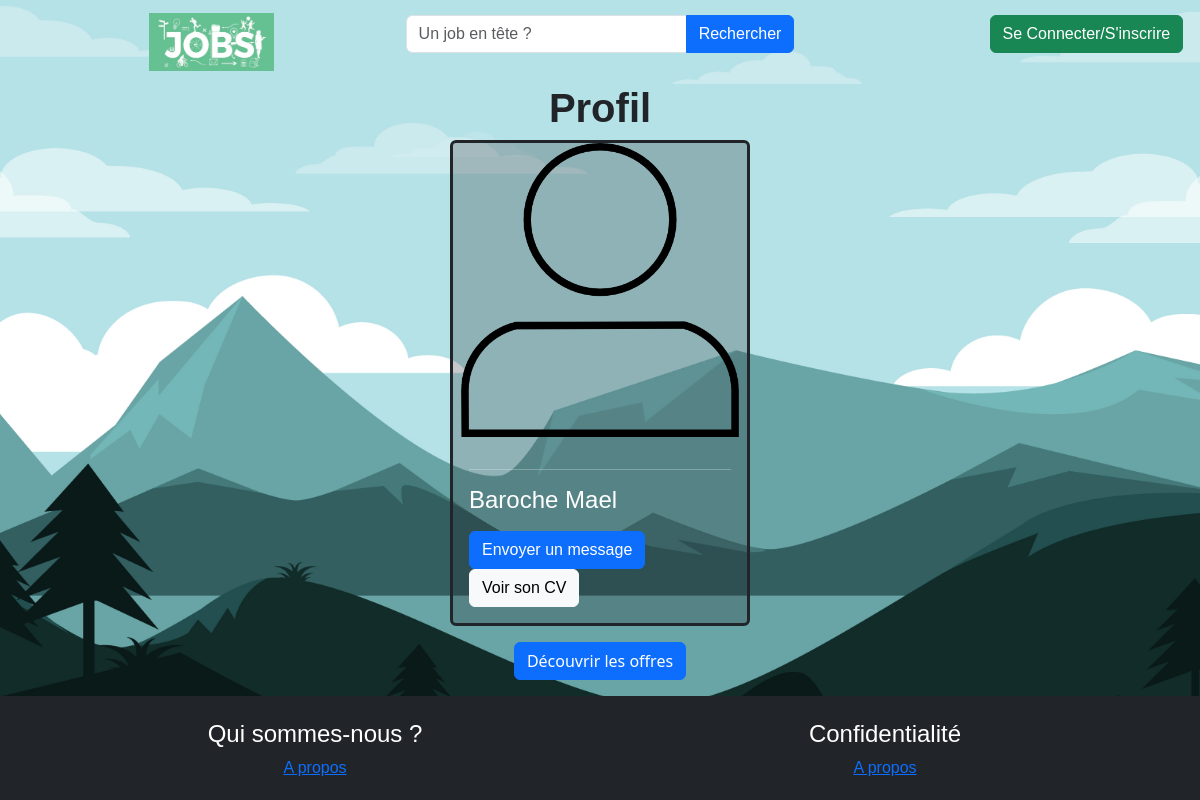
The app's page /controleur/unEtuds.php?idOffre=1, older data.
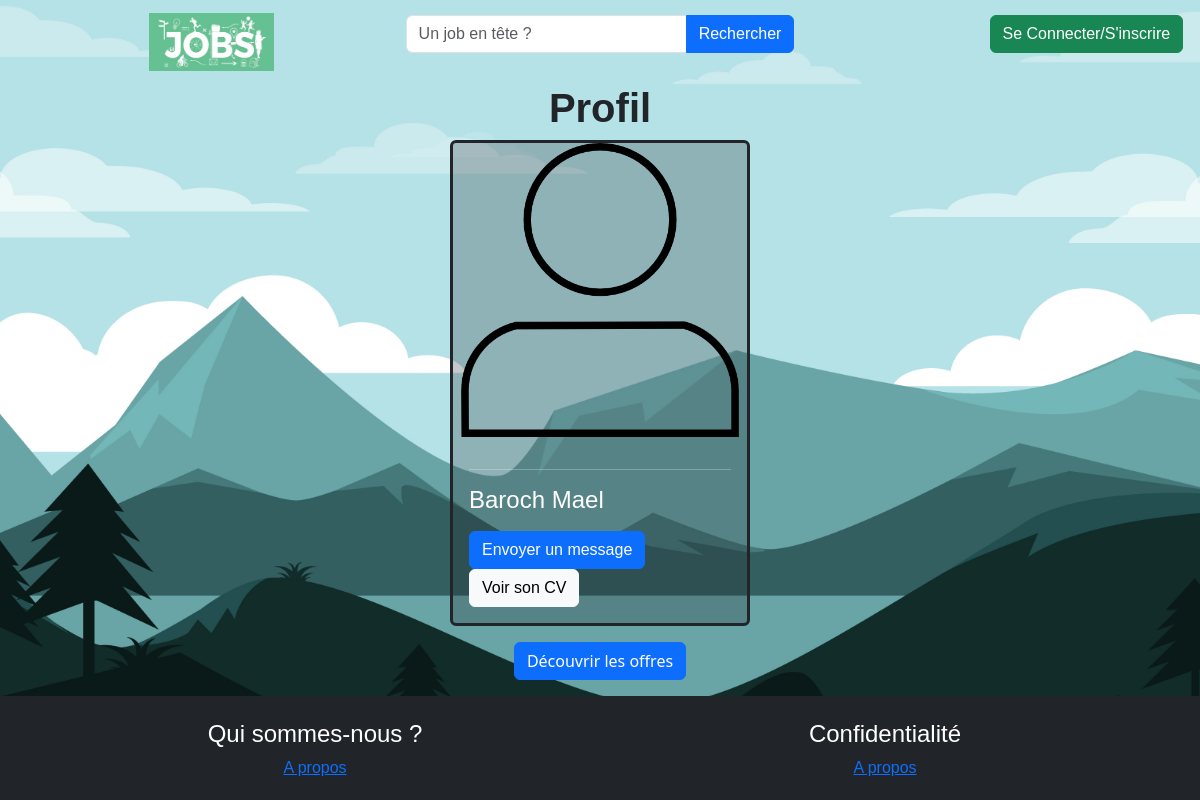
The same page, newer data.
### tables this page shows
CREATE TABLE `utilisateur` (
  `idUser` int(11) NOT NULL,
  `civilite` tinyint(4) NOT NULL,
  `nom` varchar(30) NOT NULL,
  `prenom` varchar(30) NOT NULL,
  `email` varchar(255) NOT NULL,
  `passwd` text NOT NULL,
  `tel` varchar(20) NOT NULL,
  `imgUser` text NOT NULL DEFAULT 'defaultUser.png',
  `cvUser` text DEFAULT NULL,
  `idStatut` tinyint(4) NOT NULL,
  `bio` text DEFAULT NULL
);

### controleur/unEtuds.php (called while the page is built)
<?php
    include_once('modele/mod_etudiants.php');
    $id = $_GET['idOffre'];
    $profilEtudiant = getStudent($id);
    include_once('vue/vue_profil.php');

### modele/mod_etudiants.php (called while the page is built, shortened)
<?php
function getStudent($idStudent){
    $bdd = db_connect();
    $req = $bdd->prepare("SELECT * FROM utilisateur WHERE idUser = ? AND idStatut = 1");
    if(!$req->execute([$idStudent])) throw new Exception("Etudiant introuvable !");
    return $req->fetch(PDO::FETCH_ASSOC);
}
?>

### vue/vue_profil.php (the view, shortened to what this page needs)
<?php
    include "vue/vue_entete.php";
?>
    <h1 class="title fw-bold">Profil</h1>
    <div class="card bg-dark bg-opacity-25 text-white rounded border-dark border-3 col-3">
    <?php
            $nomEtudiant = $profilEtudiant['nom'];
            $prenomEtudiant = $profilEtudiant['prenom'];
    ?>
            <img src="vue/images/user.png" class="card-img-top">
            <div class="card-body">
              <hr>
              <h4 class="card-title"><?= $nomEtudiant," ", $prenomEtudiant?></h4>
                <a href="#" class="btn btn-primary">Envoyer un message</a>
                <a href="#" class="btn btn-light">Voir son CV</a>
            </div>
          </div>
          <a href="index.php?section=lesOffres" class="btn btn-primary mb-3 mt-3">Découvrir les offres</a>
<?php include_once("vue/vue_footer.php"); ?>

Row changes from the older to the newer data that the page shows:
changed utilisateur "Mael": nom "Baroche" → "Baroch"
